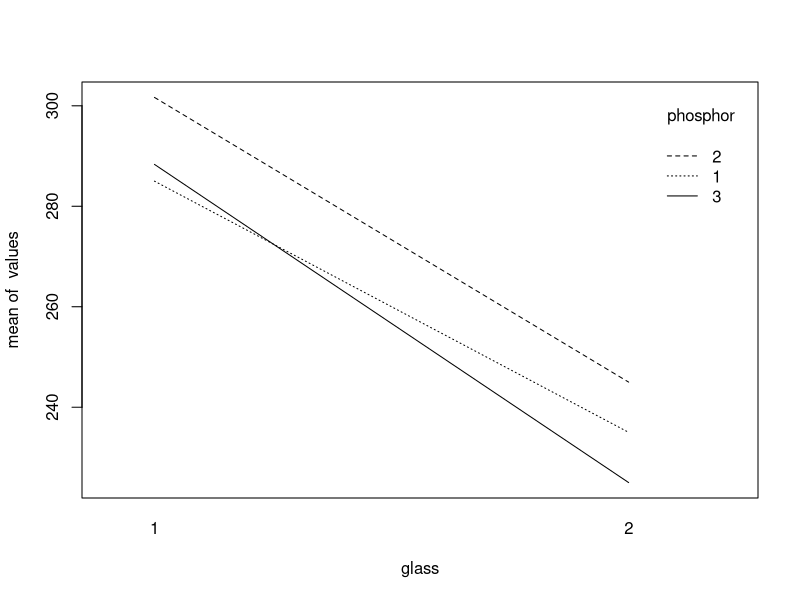
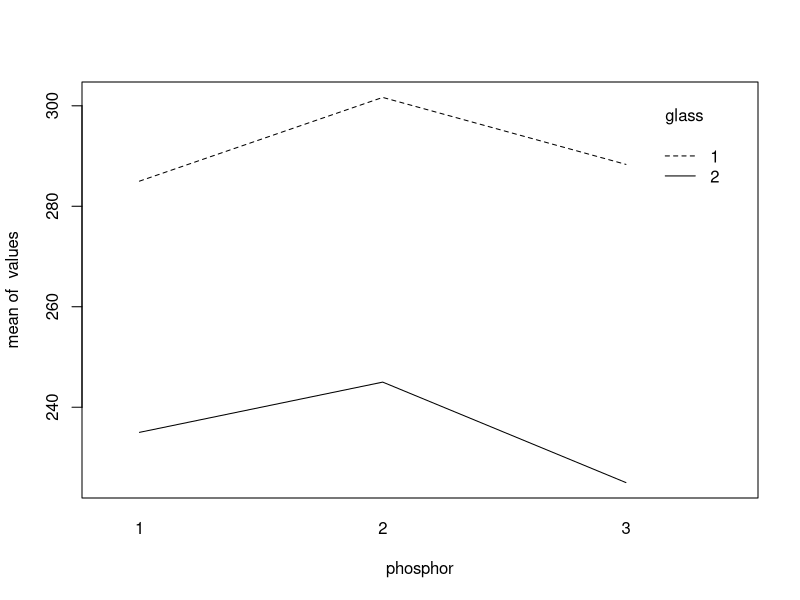

Write R code to recreate these figures, in order.
## ---- chunk 1
knitr::opts_chunk$set(echo = TRUE)
options(scipen = 9999)

library(kableExtra)
library(broom)
library(tidyverse)
library(magrittr)
## ---- chunk 2

a <- 2 #niveis de glass
b <- 3 #niveis de phosphor
n <- 3

glass <- factor(rep(c(1,1,1,2,2,2), 3))
phosphor <- factor(rep(c(1,2,3), each = 6))
values <- c(280,290,285,230,235,240,
            300,310,295,260,240,235,
            290,285,290,220,225,230)

dados <- data.frame(glass, phosphor, values)
## ---- chunk 3
tabela_aov <- aov(values ~ phosphor*glass)

tabela_aov %>% 
  tidy() %>%
knitr::kable(
    format = "latex",
    align = "c",
    booktabs = TRUE,
    longtable = TRUE,
    linesep = "",
    escape = FALSE,
    digits = 4
    ) %>%
  kableExtra::kable_styling(
      position = "center",
      latex_options = c("striped", "repeat_header"),
      stripe_color = "gray!15")
  
## ---- chunk 4
mu <- mean(values)
qmres <- tidy(tabela_aov)$meansq[4]

taus <- tapply(values, glass, mean)-mu
betas <- tapply(values, phosphor, mean)-mu
taubeta <- tapply(values, paste(glass, phosphor), mean)-mu

data.frame(mu, qmres)%>%
  knitr::kable(
    format = "latex",
    align = "c",
    booktabs = TRUE,
    longtable = TRUE,
    linesep = "",
    col.names = c("$\\mu$", "$\\sigma^2$"),
    escape = FALSE,
    digits = 3
    ) %>%
  kableExtra::kable_styling(
      position = "center",
      latex_options = c("striped", "repeat_header"),
      stripe_color = "gray!15")

data.frame(taus, t = c(1:2))%>%
  pivot_wider(names_from = t, values_from = taus)%>%
  knitr::kable(
    format = "latex",
    align = "c",
    booktabs = TRUE,
    longtable = TRUE,
    linesep = "",
    col.names = c("$\\tau_1$", "$\\tau_2$"),
    escape = FALSE,
    digits = 3
    ) %>%
  kableExtra::kable_styling(
      position = "center",
      latex_options = c("striped", "repeat_header"),
      stripe_color = "gray!15")

data.frame(betas, b = c(1:3))%>%
  pivot_wider(names_from = b, values_from = betas)%>%
  knitr::kable(
    format = "latex",
    align = "c",
    booktabs = TRUE,
    longtable = TRUE,
    linesep = "",
    col.names = c("$\\beta_1$", "$\\beta_2$", "$\\beta_3$"),
    escape = FALSE,
    digits = 3
    ) %>%
  kableExtra::kable_styling(
      position = "center",
      latex_options = c("striped", "repeat_header"),
      stripe_color = "gray!15")

data.frame(taubeta, tb = c(1:6))%>%
  pivot_wider(names_from = tb, values_from = taubeta)%>%
  knitr::kable(
    format = "latex",
    align = "c",
    booktabs = TRUE,
    longtable = TRUE,
    linesep = "",
    col.names = c("$\\tau_1\\beta_1$", "$\\tau_1\\beta_2$", "$\\tau_1\\beta_3$", "$\\tau_2\\beta_1$", "$\\tau_2\\beta_2$", "$\\tau_2\\beta_3$"),
    escape = FALSE,
    digits = 3
    ) %>%
  kableExtra::kable_styling(
      position = "center",
      latex_options = c("striped", "repeat_header"),
      stripe_color = "gray!15")
## ---- chunk 5
interaction.plot(glass, phosphor, values)

## ---- chunk 6
interaction.plot(phosphor, glass, values)
## ---- chunk 7
#Com teste F
a_v1 <- 3 #niveis fósforo
b_v1 <- 1 #niveis vidro
n_v1 <- 3 #repetições

dados_vidro1 <- dados[glass == 1,]

#modelo aov com dados filtrados
mod2 <- aov(dados_vidro1$values ~ dados_vidro1$phosphor)
summary(mod2)

#médias de fósforo com vidro tipo 1
medias_fosforo_v1 <- tapply(dados_vidro1$values, dados_vidro1$phosphor, mean)

qm_fosforo_v1 <- (mod2 %>% tidy())$meansq[1]

pvalor_v1 <- 1-pf(qm_fosforo_v1/qmres, 2, 12)
## ---- chunk 8

casos <- c("2:1-1:1", "3:1-1:1", "3:1-2:1")
TukeyHSD(tabela_aov) %>% 
  tidy() %>%
  filter(contrast %in% casos)%>%
  select(-`null.value`)%>%
  knitr::kable(
    format = "latex",
    align = "c",
    booktabs = TRUE,
    longtable = TRUE,
    linesep = "",
    escape = FALSE,
    digits = 4
    ) %>%
  kableExtra::kable_styling(
      position = "center",
      latex_options = c("striped", "repeat_header"),
      stripe_color = "gray!15")
## ---- chunk 9

tau <- c(20, -20)

#phi ajustado para apenas um dos fatores
phi2 <- n*b*(sum(tau^2))/qmres

#fcrit <- qf(.95, 1, 12)
mqvidro <-(tabela_aov %>% tidy() %>% pull(meansq))[2]

fvidro <- mqvidro/qmres

perro2 <- pf(fvidro, 1, 12, ncp = phi2)
